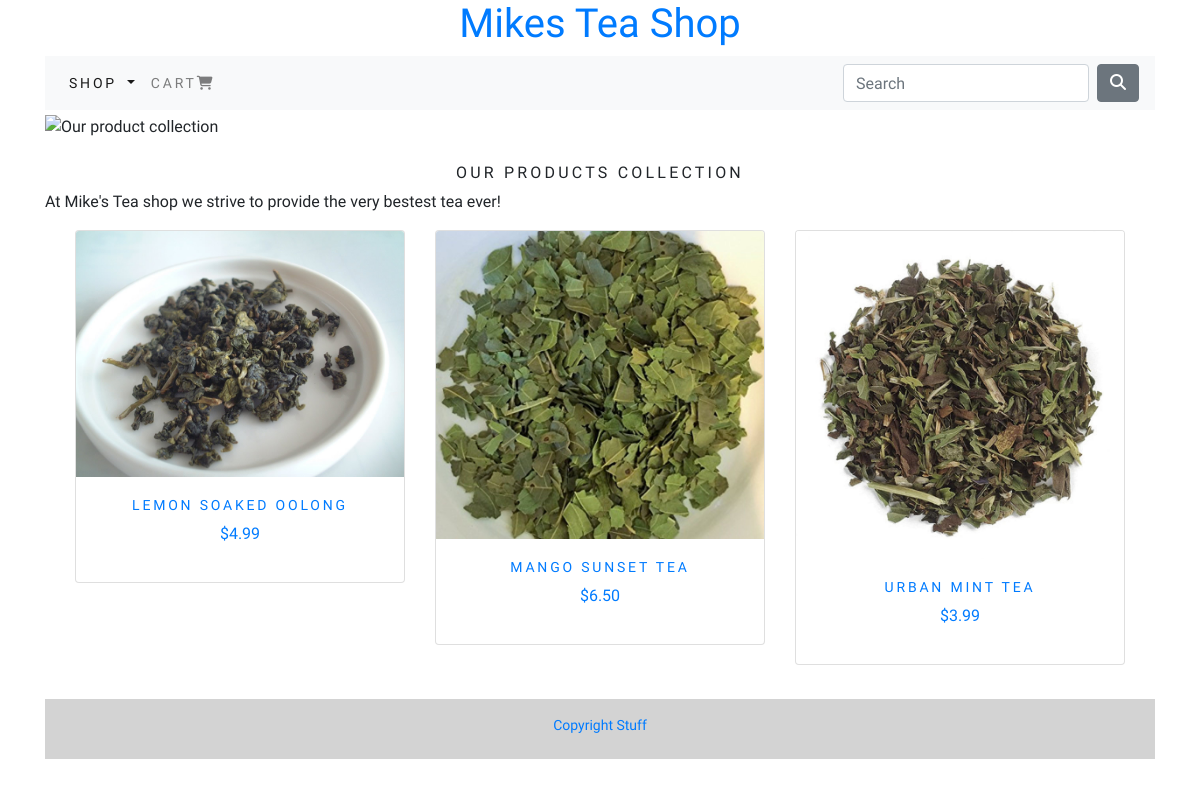
The app's page /shop/ with its own data.
### shop/models.py (models this page shows, shortened)
class Product(models.Model):
    name = models.CharField(max_length=250, unique=True)
    slug = models.SlugField(max_length=250, unique=True)
    description = models.TextField(blank=True)
    Category = models.ForeignKey(Category, on_delete=models.CASCADE)
    price = models.DecimalField(max_digits=10, decimal_places=2)
    image = models.ImageField(upload_to='product', blank = True)
    stock = models.IntegerField()
    available = models.BooleanField(default=True)
    created = models.DateTimeField(auto_now_add=True)
    updated = models.DateTimeField(auto_now = True)
    class Meta:
        ordering = ('name',)
        verbose_name = 'product'
        verbose_name_plural = 'products'
    def get_url(self):
        return reverse('shop:ProdCatDetail', args=[self.Category.slug,self.slug])

### shop/views.py (the view)
# urls.py: path('', views.allProdCat, name='allProdCat'),
def allProdCat(request, c_slug = None):
    c_page = None
    products = None
    if c_slug != None:
        c_page = get_object_or_404(Category, slug = c_slug)
        products_list = Product.objects.filter(Category=c_page,available=True)
    else:
        products_list = Product.objects.all().filter(available=True)
    paginator = Paginator(products_list, 6)
    try:
        page = int(request.GET.get('page','1'))
    except:
        page = 1
    try:
        products = paginator.page(page)
    except(EmptyPage,InvalidPage):
        products = paginator.page(paginator.num_pages)
    return render(request, 'shop/category.html',{'Category' : c_page, 'products' : products})

### shop/context_processor.py (called while the page is built)
def menu_links(request):
    links = Category.objects.all()
    return dict(links=links)

### shop/models.py (called while the page is built)
    def get_url(self):
        return reverse('shop:products_by_category', args=[self.slug])

### shop/templates/shop/category.html (shortened to what this page needs)
{% extends "base.html" %}
{% load staticfiles %}
{% block content %}
     <div class="mx-auto">
        {% if Category %}
            <img class ="my_image" src = "{{Category.image.url}}" alt="{{Category.name}}">
    </div>
    <br>
    <div>
        <h1 class = "text-center my_title">{{Category.name}}</h1>
        <p class = "text-justify">{{Category.description}}</p>
    </div>
    {% else %}
        <img class = "my_image my_image_padding" src="{% static '' %}" alt ="Our product collection">
        </div>
        <br>
        <div>
        <h1 class = "text-center my_title">Our products Collection</h1>
        <p class = "text-justify">At Mike's Tea shop we strive to provide the very bestest tea ever!</p>
    </div>
    {% endif %}
    <div class = "container">
        <div class = "row mx-auto">
        {% for product in products.object_list %}
            <div class = "my_bottom_margin col-9 col-sm-12 col-md-4 col-md-12 col-lg-4">
                <div class="card text-center" style="min-width: 18rem;">
                 <a href = "{{product.get_url}}"><img class="card-img-top my_image"src = "{{product.image.url}}" alt = "{{product.name}}"</a>
                 <div class = "card-body">
                    <h4>{{product.name}}</h4>
                    <p>${{product.price}}</p>
                 </div>
                </div>
            </div>
        {% endfor %}
        </div>
        <div class ="mx-auto">
        <br>
    </div>
{% endblock %}

### static/css/custom.css (style rules this page uses)
body { font-family: 'Castoro', serif; }
.my_image { width: 100%; height: auto; }
.my_title { font-size: 16px; text-transform: uppercase; letter-spacing: .2em; }
.my_image_padding { padding-top: 5px; }
.my_bottom_margin { margin-bottom: 10px; }
.card-body h4 { font-size: 14px; text-transform: uppercase; letter-spacing: .2em; }

### records on screen
Product: image (picture), name "LEMON SOAKED OOLONG", price "4.99"
Product: image (picture), name "MANGO SUNSET TEA", price "6.50"
Product: image (picture), name "URBAN MINT TEA", price "3.99"
